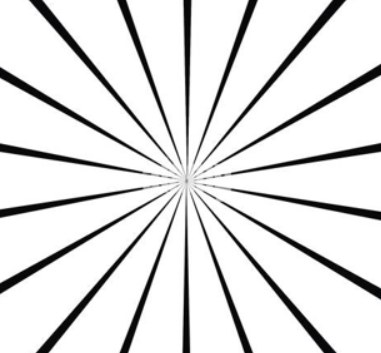
#> input picture christian/Img/Angles.png, 381 x 353 px
$ python -i canny_edge.py   (imports and definitions only)   (older library calls are emulated)
#> lines starting #> are read from the running program, lines starting #| are printed output that depends on the picture
#> further down, picture is the input picture: shape (353, 381, 3); mean B, G, R 223.8, 223.8, 223.7
import cv2
import numpy as np


# [13 lines left out: function pre_process, not called in this run]


def canny_homemade(img, smoothing_type=None, kernel=3, sigma=1.4, \
                   do_maxima=True, closing= None, low_threshold_ratio=0.5, high_threshold=None):
    """
    Canny Homemade.

    Args:
        img: Immagine bianco e nero.
        kernel = forma kernel
        s = deviazione standard gaussiano
        low_threshold_ratio (float): Rapporto tra soglia bassa e soglia alta (default: 0.5).
        high_threshold (int): Soglia alta per il double thresholding (default: 100).

    Returns:
        edges (numpy.ndarray): Immagine dei bordi rilevati.
    """
#> called with kernel = 3, sigma = 1.4, do_maxima = True, low_threshold_ratio = 0.5

    # 1. Smoothing: ------------------/
    # # Applica il filtro Gaussiano per rimuovere il rumore
    if smoothing_type == 'g':
        smoothed_img = cv2.GaussianBlur(img, (kernel,kernel), sigma)  # Kernel 5x5 con sigma=1.4

    elif smoothing_type == 'm':
        print("Applicando MedianBlur...")
        smoothed_img = cv2.medianBlur(img, kernel)

    elif smoothing_type == 'b':
        print("Applicando BilateralFilter...")
        smoothed_img = cv2.blur(img, (kernel,kernel))

    elif smoothing_type!= None:
        print(f"Tipo di smoothing '{smoothing_type}' non valido. Usando GaussianBlur come predefinito.")
        smoothed_img = cv2.GaussianBlur(img, (kernel,kernel), sigma)
    else:
        print ('Nessun filtro applicato')
        smoothed_img = img

    # 2. Finding Gradients ------------------/
    # # cv2.CV_32F -> enorme ingrandimento di rappresentabilità per avere una precisione elevata nel calcolo delle derivate
    # # 1,0 -> derivata orizzontale
    # # ksize -> dimensioni matrice
    grad_x = cv2.Sobel(smoothed_img, cv2.CV_32F, 1, 0, ksize=3)  # Derivata lungo x
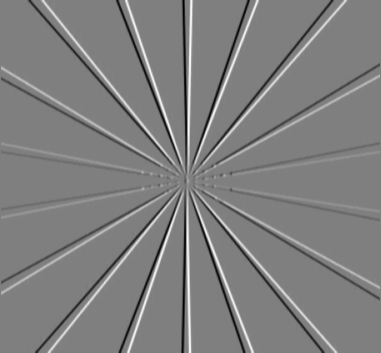
#> grad_x: shape (353, 381, 3) float32; mean B, G, R 0, 0, 0; drawn with min black and max white
    grad_y = cv2.Sobel(smoothed_img, cv2.CV_32F, 0, 1, ksize=3)  # Derivata lungo y
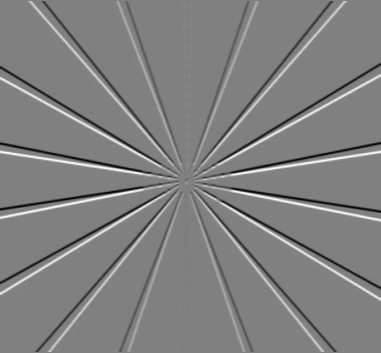
#> grad_y: shape (353, 381, 3) float32; mean B, G, R 0, 0, 0; drawn with min black and max white

    # Riadattamento ad 8 bit
    absx_64 = np.absolute(grad_x)
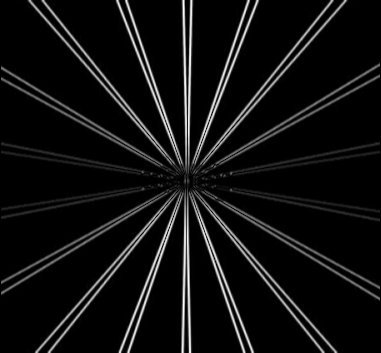
#> absx_64: shape (353, 381, 3) float32; mean B, G, R 58, 58, 58; drawn with min black and max white
    absy_64 = np.absolute(grad_y)
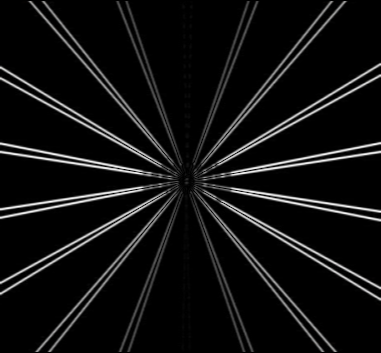
#> absy_64: shape (353, 381, 3) float32; mean B, G, R 58.5, 58.5, 58.5; drawn with min black and max white

    sobelx_8u = absx_64 / absx_64.max() * 255
    sobely_8u = absy_64 / absy_64.max() * 255

    sobelx_8u = np.uint8(sobelx_8u)
    sobely_8u = np.uint8(sobely_8u)

    # 2.1. Gradient magnitude and orientation
    # Magnitudine
    mag = np.hypot(sobelx_8u, sobely_8u) # hypot = sqrt(a^2+b^2)
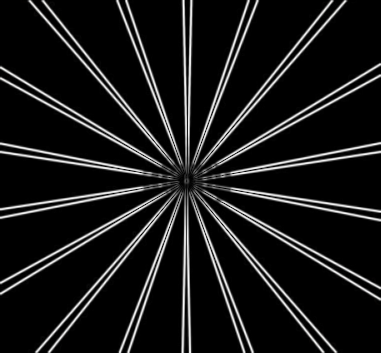
#> mag: shape (353, 381, 3) float16; mean B, G, R 26, 26, 26; drawn with min black and max white
    mag = mag / np.max(mag) * 255 # riadatta ad 8 bit la magnitudine
    mag = np.uint8(mag)

    # Angolo
    theta = np.arctan2(grad_x, grad_y)
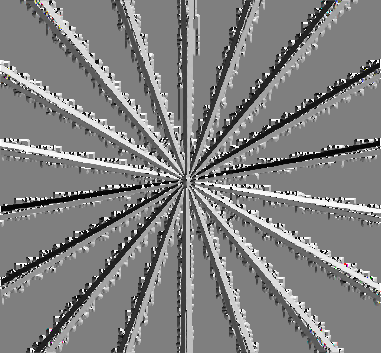
#> theta: shape (353, 381, 3) float32; mean B, G, R 0.0355, 0.0356, 0.036; drawn with min black and max white
    angle = np.rad2deg(theta)


    # 3. Non-Maxima Suppression ------------------/
    if do_maxima == True:
#> (the run stopped early here; a loop or call above may not have finished)

$ run again, on christian/Img/Plate.png
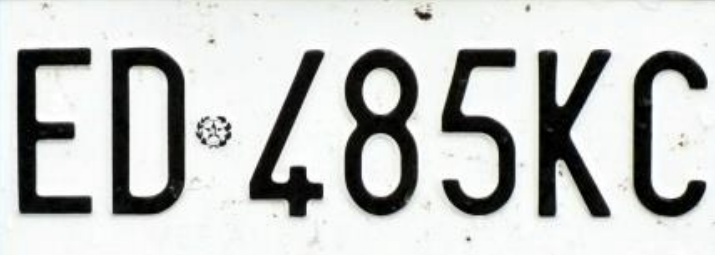
#> input picture christian/Img/Plate.png, 715 x 255 px
#> picture is the input picture: shape (255, 715, 3); mean B, G, R 193.6, 195.8, 193.5
#> in canny_homemade, `mag = np.hypot(sobelx_8u, sobely_8u)`:
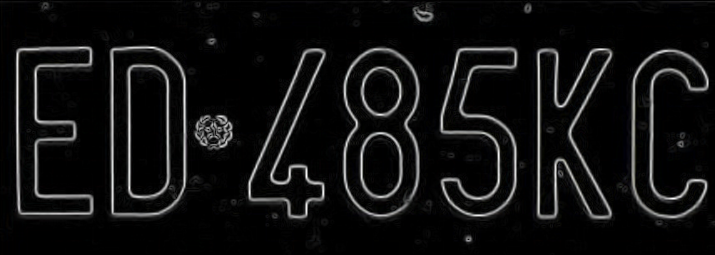
#> mag: shape (255, 715, 3) float16; mean B, G, R 17.4, 17.3, 17.2; drawn with min black and max white
#> in canny_homemade, `theta = np.arctan2(grad_x, grad_y)`:
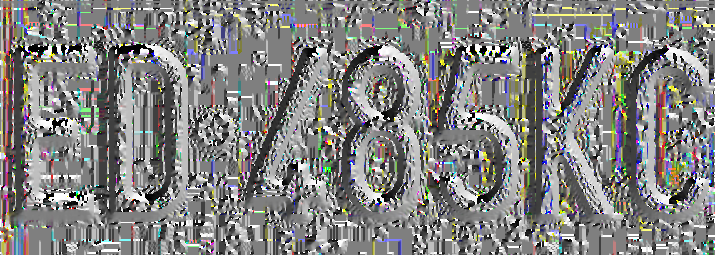
#> theta: shape (255, 715, 3) float32; mean B, G, R 0.0285, 0.0581, 0.0683; drawn with min black and max white
